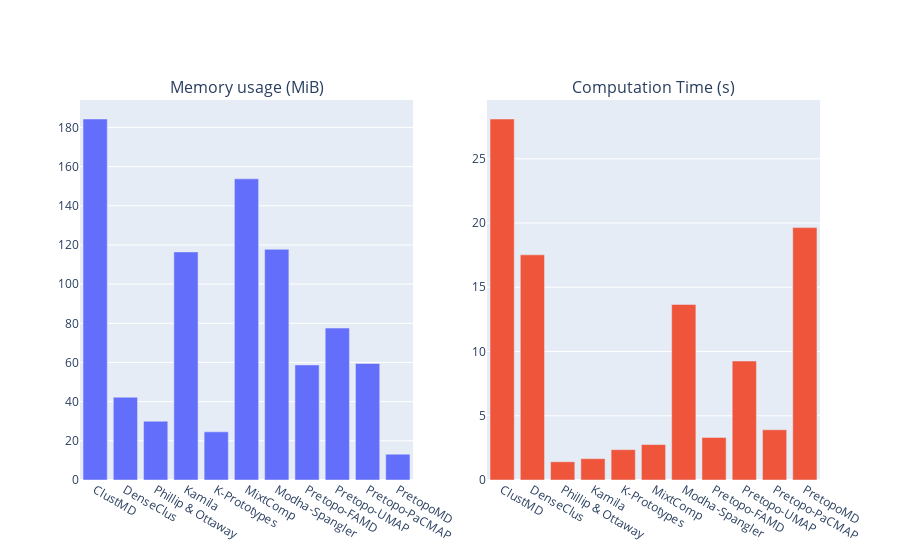

Notebook cell for this chart:
### Code cell
from plotly.subplots import make_subplots
import plotly.graph_objects as go

fig = make_subplots(rows=1, cols=2, subplot_titles=('Memory usage (MiB)', 'Computation Time (s)'))

fig.add_trace(
    go.Bar(y=base_df["Mem (MiB)"],x=base_df.index),
    row=1, col=1
)

fig.add_trace(
    go.Bar(y=base_df["Time (s)"],x=base_df.index),
    row=1, col=2
)
fig.update_layout(showlegend=False)
fig.write_image("base_case_2.png")
fig

### Figure 1 — Plotly figure (JSON) as saved in the notebook; plotly's stock layout.template omitted (floating-point values rounded to 4 significant figures)
{"data": [{"type": "bar", "x": ["ClustMD", "DenseClus", "Phillip & Ottaway", "Kamila", "K-Prototypes", "MixtComp", "Modha-Spangler", "Pretopo-FAMD", "Pretopo-UMAP", "Pretopo-PaCMAP", "PretopoMD"], "xaxis": "x", "y": [184.3, 42.26, 30.01, 116.4, 24.59, 153.7, 117.8, 58.76, 77.55, 59.47, 13.16], "yaxis": "y"}, {"type": "bar", "x": ["ClustMD", "DenseClus", "Phillip & Ottaway", "Kamila", "K-Prototypes", "MixtComp", "Modha-Spangler", "Pretopo-FAMD", "Pretopo-UMAP", "Pretopo-PaCMAP", "PretopoMD"], "xaxis": "x2", "y": [28.1, 17.52, 1.42, 1.661, 2.361, 2.759, 13.67, 3.314, 9.263, 3.91, 19.64], "yaxis": "y2"}], "layout": {"annotations": [{"font": {"size": 16}, "showarrow": false, "text": "Memory usage (MiB)", "x": 0.225, "xanchor": "center", "xref": "paper", "y": 1, "yanchor": "bottom", "yref": "paper"}, {"font": {"size": 16}, "showarrow": false, "text": "Computation Time (s)", "x": 0.775, "xanchor": "center", "xref": "paper", "y": 1, "yanchor": "bottom", "yref": "paper"}], "showlegend": false, "xaxis": {"anchor": "y", "domain": [0, 0.45]}, "xaxis2": {"anchor": "y2", "domain": [0.55, 1]}, "yaxis": {"anchor": "x", "domain": [0, 1]}, "yaxis2": {"anchor": "x2", "domain": [0, 1]}}}
